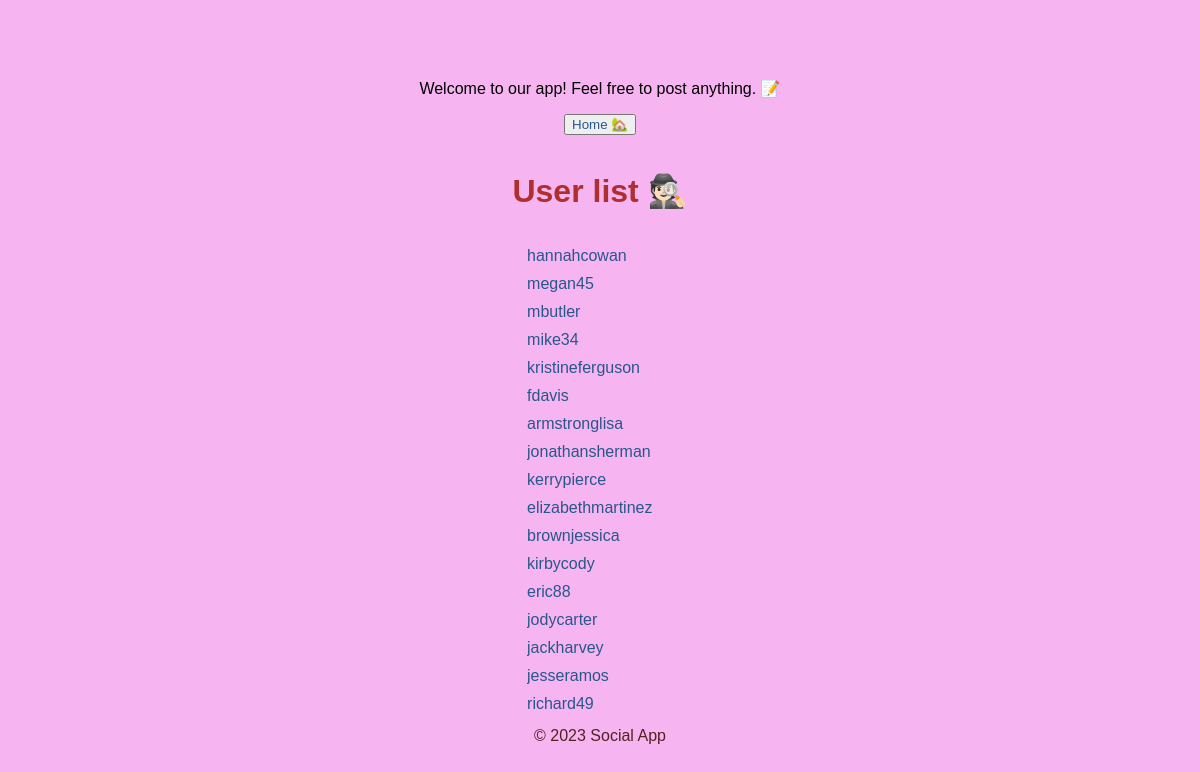
The page /app/users/ on the database as committed earlier.
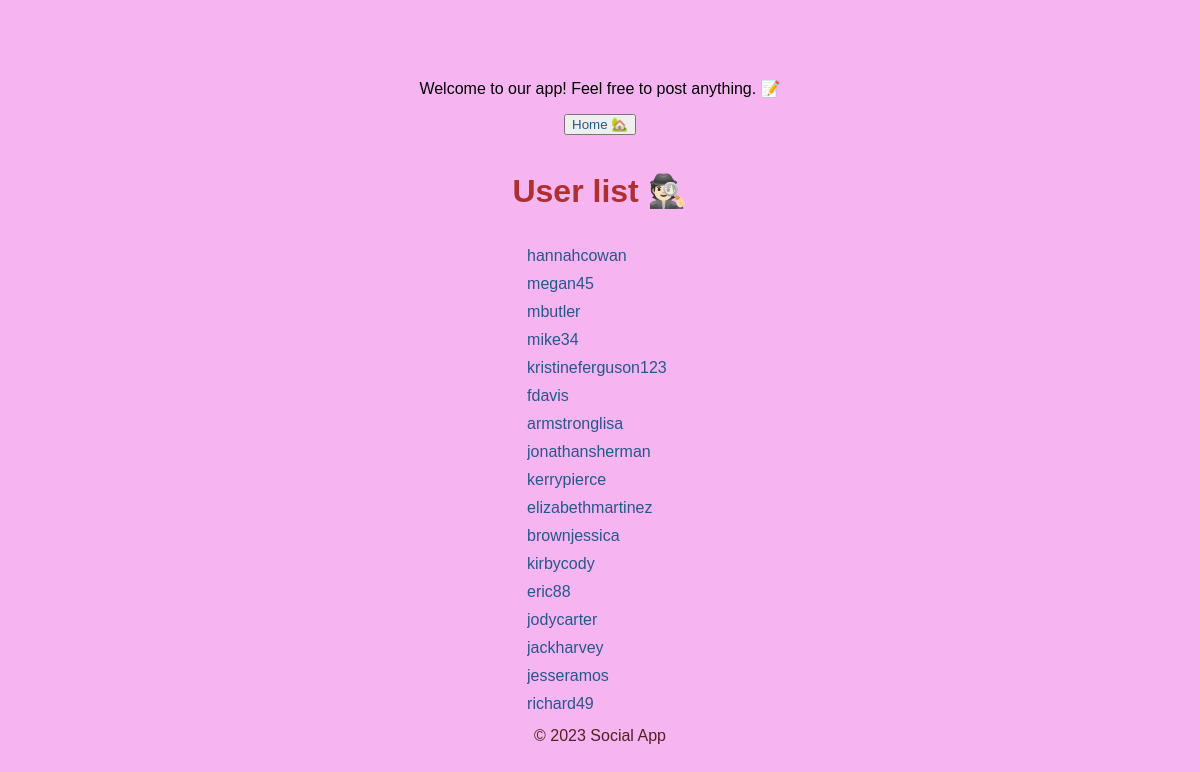
The same page on the database as committed later.
### social_app/models.py (models this page shows, shortened)
class User(models.Model):
    username = models.CharField(max_length=50,unique=True,validators=[validate_bad_words,validators.validate_slug])
    email = models.EmailField(unique=True,validators=[valide_email,validators.EmailValidator(message='enter a valid email')])
    bio = models.TextField(blank=True,validators=[validate_bad_words])
    joined_at = models.DateTimeField(default=timezone.now)
    age = models.PositiveIntegerField(null=True,validators=[validate_age])
    class Meta:
        ordering = ['-joined_at','username']
        constraints = [models.UniqueConstraint(fields=['username','email'],name='unique email/username')]
        db_table = 'users table'
        verbose_name = 'users from the app'

### social_app/views_1.py (the view)
class UserListView(ListView):
    model = User
    context_object_name = 'users'
    template_name ='social_app/user_list.html'

### social_app/templates/social_app/user_list.html (shortened to what this page needs)
{% extends 'social_app/base.html' %}
    {% block content %}
        <h1>User list 🕵🏻</h1>
        <div class="scroll-container">
            <ul>
                {% for user in users %}
                    <li><a href="{% url 'user_detail' username=user.username %}">{{ user.username }}</a></li>
                {% endfor %}
            </ul>
        </div>
    {% endblock %}

Rows that differ between the two databases and show on the page:
changed User: username "kristineferguson" → "kristineferguson123"
